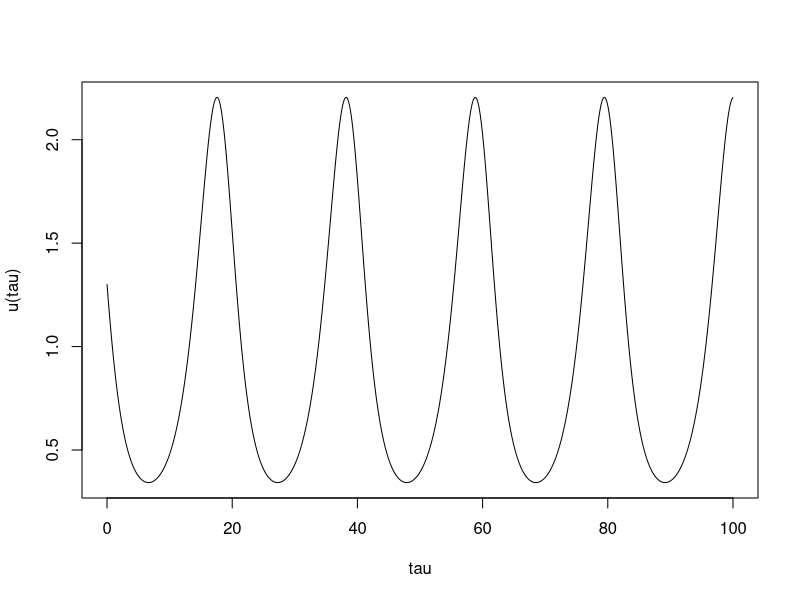
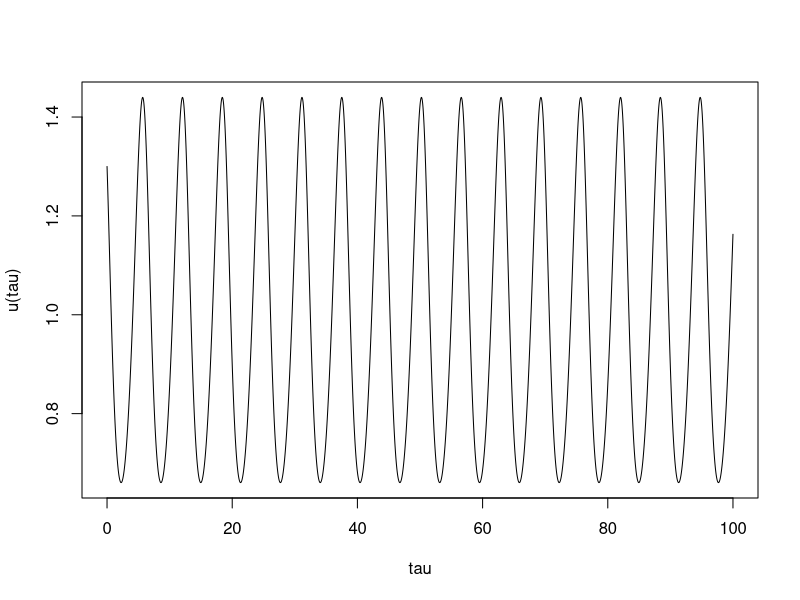
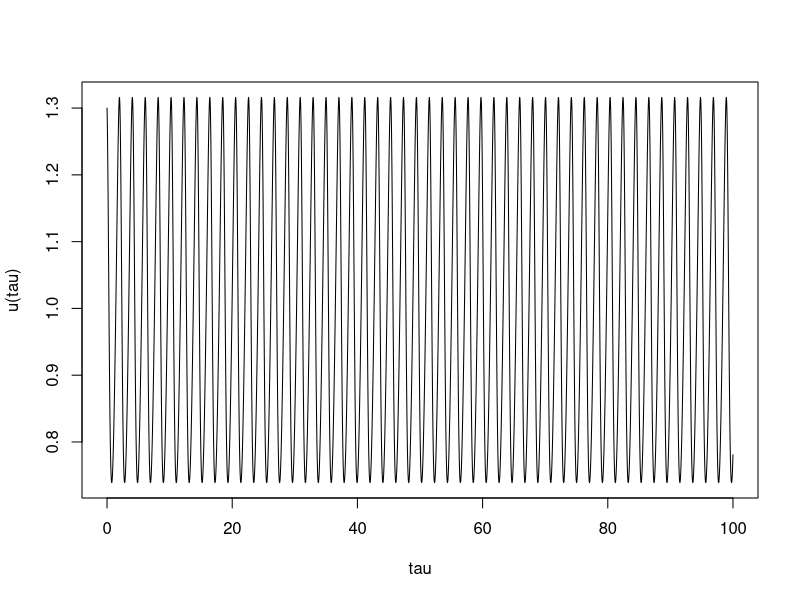
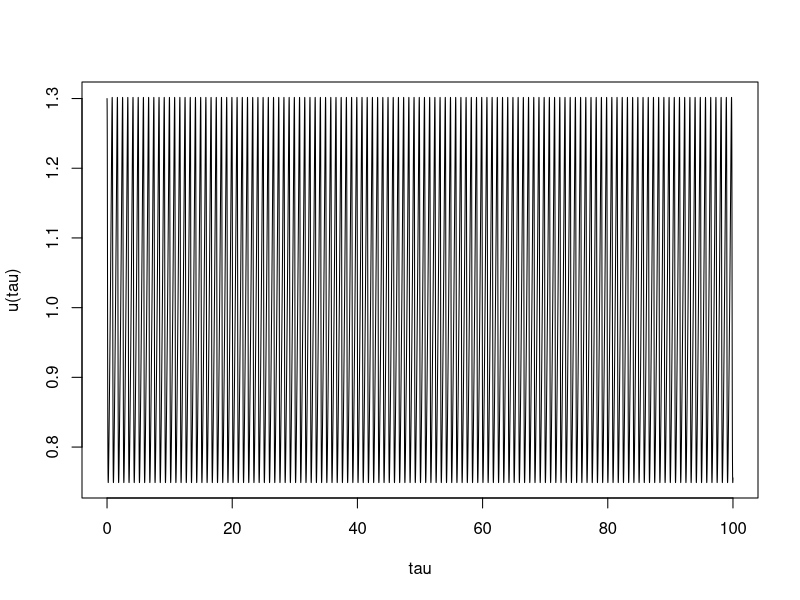
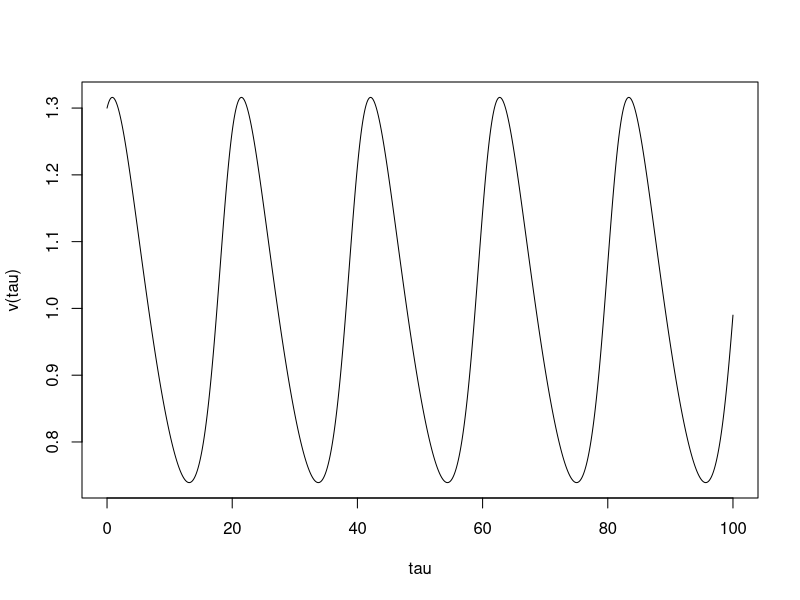
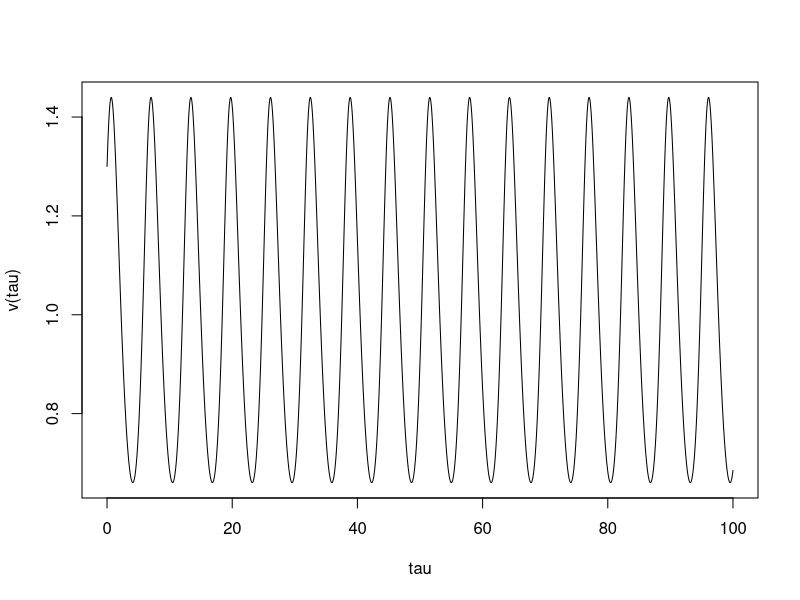
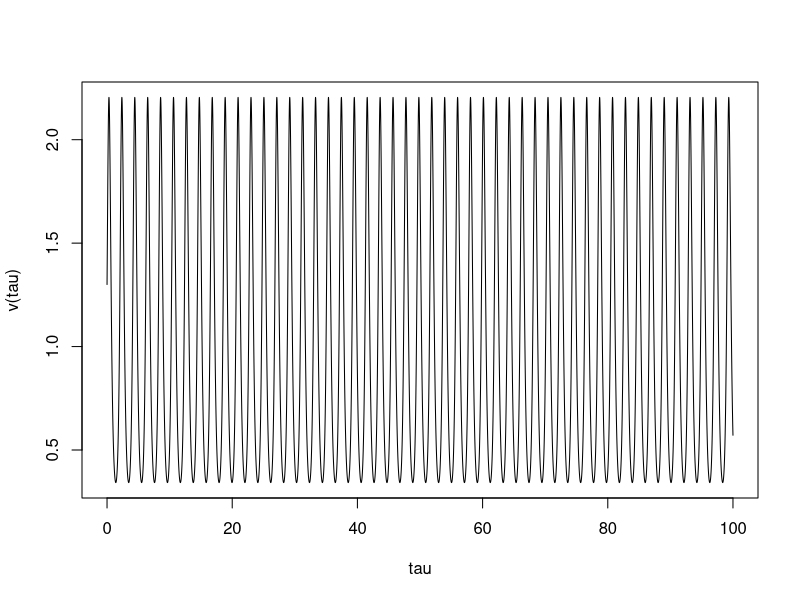
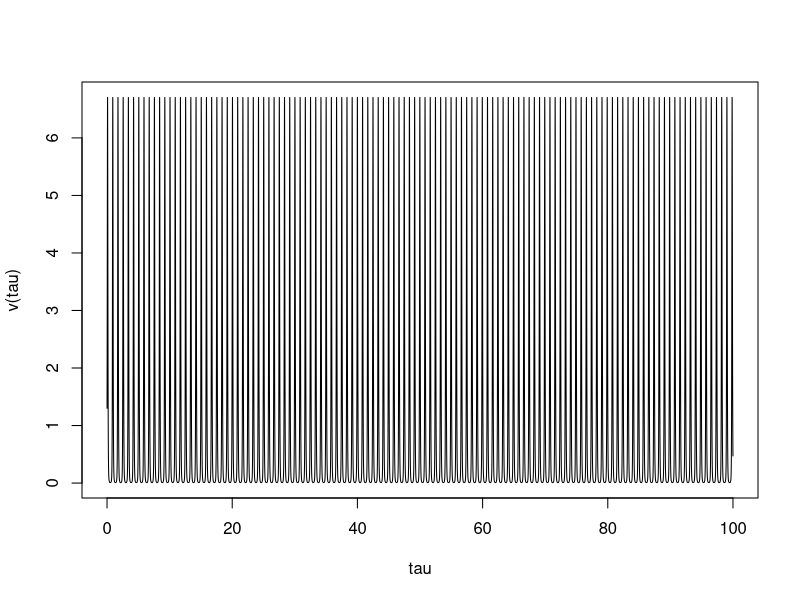

Recreate these plots in R, in order. (Note: this script raises an error after producing the figures.)
## Equations For Lotka-Volterra predator-prey model

# du/dtau = u*(1-v)
# dv/dtau = alpha*v*(u-1)

library(deSolve)

# Define Lotka-Volterra model function with tau, initial values, parameter

pp1 = function(t, init, para1){
  u <- init[1]
  v <- init[2]
  alpha <- para1
  du <- u*(1-v) # du here refers to du/dtau
  dv <- alpha*v*(u-1) # dv here refers to dv/dtau
  list(c(du, dv)) # function automatically returns du, dv as a list
}

pp2 = function(t, init, para2){
  u <- init[1]
  v <- init[2]
  alpha <- para2
  du <- u*(1-v) # du here refers to du/dtau
  dv <- alpha*v*(u-1) # dv here refers to dv/dtau
  list(c(du, dv)) # function automatically returns du, dv as a list
}

pp3 = function(t, init, para3){
  u <- init[1]
  v <- init[2]
  alpha <- para3
  du <- u*(1-v) # du here refers to du/dtau
  dv <- alpha*v*(u-1) # dv here refers to dv/dtau
  list(c(du, dv)) # function automatically returns du, dv as a list
}

pp4 = function(t, init, para4){
  u <- init[1]
  v <- init[2]
  alpha <- para4
  du <- u*(1-v) # du here refers to du/dtau
  dv <- alpha*v*(u-1) # dv here refers to dv/dtau
  list(c(du, dv)) # function automatically returns du, dv as a list
}
# Give initial values - u(tau), v(tau)
init <- c(1.3, 1.3) # dimensionless

# Give parameter value -  alpha = positive rate constant
para1 <- 0.1
para2 <- 1 # Next function call change alpha to 1
para3 <- 10 # Next function call change alpha to 10
para4 <- 100 # Next function call change alpha to 100

# Tau range for solution - till 100
tau <- seq(0, 100, 0.0001)

## Part 1
# Calling ODE function
out1 <- ode(y = init, times = tau, func = pp1, parms = para1)
out2 <- ode(y = init, times = tau, func = pp2, parms = para2)
out3 <- ode(y = init, times = tau, func = pp3, parms = para3)
out4 <- ode(y = init, times = tau, func = pp4, parms = para4)

# Plotting solution for u(tau)
plot(out1[,1], out1[,2], type = "l", xlab = "tau", ylab = "u(tau)")
plot(out2[,1], out2[,2], type = "l", xlab = "tau", ylab = "u(tau)")
plot(out3[,1], out3[,2], type = "l", xlab = "tau", ylab = "u(tau)")
plot(out4[,1], out4[,2], type = "l", xlab = "tau", ylab = "u(tau)")

# Plotting solution for v(tau)
plot(out1[,1], out1[,3], type = "l", xlab = "tau", ylab = "v(tau)")
plot(out2[,1], out2[,3], type = "l", xlab = "tau", ylab = "v(tau)")
plot(out3[,1], out3[,3], type = "l", xlab = "tau", ylab = "v(tau)")
plot(out4[,1], out4[,3], type = "l", xlab = "tau", ylab = "v(tau)")

# Plotting u(tau) vs v(tau)
plot(out1[,2], out1[,3], type = "l", xlab = "u(tau)", ylab = "v(tau)")
lines(out2[,2], out2[,3])
lines(out3[,2], out3[,3])
lines(out4[,2], out4[,3])

#Print summary
print(out)
